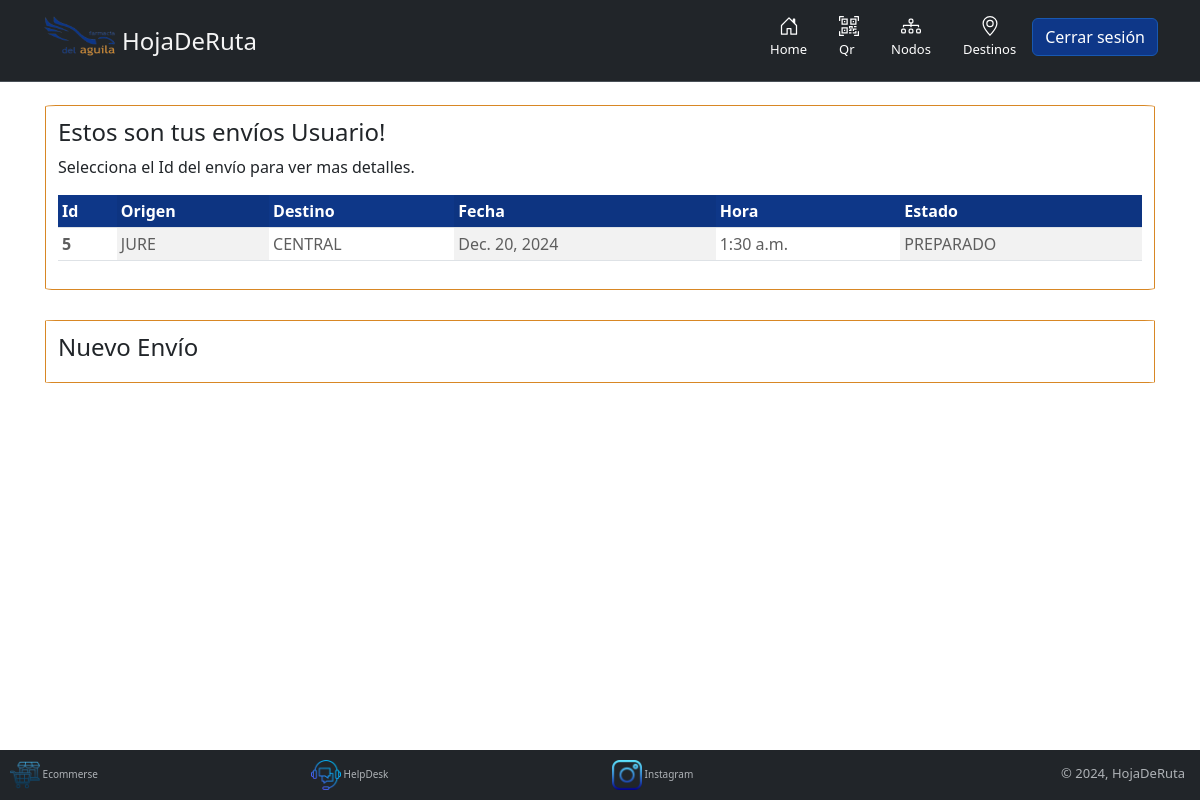
Page /mis_envios/ (signed in) on the committed database.
### hojaderuta/models.py (models this page shows, shortened)
class Envio(models.Model):
    usuario= models.ForeignKey(User, on_delete=models.SET_NULL, null= True)
    origen = models.ForeignKey(Nodo, related_name='origen', on_delete=models.SET_NULL, null= True)
    otro_origen = models.ForeignKey(Destino, related_name='otro_origen', on_delete=models.SET_NULL, null= True, blank= True)
    estado = models.ForeignKey(Estado, on_delete=models.SET_NULL, null= True,)
    destino = models.ForeignKey(Nodo, related_name= 'destino', on_delete=models.SET_NULL, null= True)
    otro_destino = models.ForeignKey(Destino, related_name='otro_destino',  on_delete= models.SET_NULL, null= True, blank= True)
    descripcion = models.TextField(max_length=1000, help_text="Ingrese una breve descripción del envío.", null= False)
    fecha = models.DateField("Fecha de Creacion", null= True, blank=True, default= datetime.today().strftime("%Y-%m-%d"))
    hora = models.TimeField("Hora de Creacion", null= True, blank=True, default= time.strftime("%H:%M:%S", time.localtime()))
    class Meta:
        ordering = ["-id"]

### nodos/models.py (models this page shows, shortened)
class Nodo(models.Model):
    nombre  = models.CharField(max_length=30)
    calle = models.CharField(max_length=30)
    numero = models.IntegerField(null= False)
    localidad = models.CharField(max_length=30)
    NumTelefonoRegex = RegexValidator(regex=r"^\+?1?\d{8,15}$")
    telefono = models.CharField(validators=[NumTelefonoRegex], max_length=16, unique=True)
    mapa = models.ImageField(upload_to="mapa/%Y/%m/%d", blank=True, null=True)
    estado = models.ForeignKey(Estado, on_delete= models.SET_NULL, null= True)
    def __str__(self):
        return self.nombre

### estados/models.py (models this page shows, shortened)
class Estado(models.Model):
    nombre= models.CharField(max_length=30, null= False)
    color= models.CharField(max_length=30, null= True, blank= True)
    def __str__(self):
        return '%s' %self.nombre

### link/models.py (models this page shows, shortened)
class Links(models.Model):
    nombre = models.CharField(max_length=100, null= False)
    url = models.URLField(max_length= 100, null= False)
    icono = models.ImageField(upload_to="iconos/%Y/%m/%d", blank=True, null=True)
    estado = models.ForeignKey(Estado, on_delete= models.SET_NULL, null= True)

### hojaderuta/views.py (the view)
# urls.py: path('mis_envios/', views.mis_envios, name= 'mis_envios'),
def mis_envios(request):
    params['preparados'] = []
    params['en_camino'] = []
    if request.user.is_authenticated:
        params['nodos'] = Perfil.objects.filter( usuario= request.user)
        for nodo in params['nodos']:
            params['preparados'].append(Envio.objects.filter(origen = nodo.nodo.id).filter(estado = preparado))
            params['en_camino'].append(Envio.objects.filter(estado = en_camino).filter(origen = nodo.nodo.id))
    return render(request, 'hojaderuta/mis_envios.html', params )

### templates/hojaderuta/mis_envios.html (shortened to what this page needs)
{% extends "layout.html" %}
{% load static %}
{% block content %}
{% if user.is_authenticated %}
    <div class="row">
        <div class="col card-pos">
            <h4>Estos son tus envíos {{ user.get_username }}!</h4>
            <p>Selecciona el Id del envío para ver mas detalles.</p>
            {% if preparados %}
                <div class="table-responsive">
                    <table class="table table-striped-columns table-sm">
                        <thead>
                            <tr>
                            <th scope="col" style="background-color: #0e3788; color: white;">Id</th>
                            <th scope="col" style="background-color: #0e3788; color: white;">Origen</th>
                            <th scope="col" style="background-color: #0e3788; color: white;">Destino</th>
                            <th scope="col" style="background-color: #0e3788; color: white;">Fecha</th>
                            <th scope="col" style="background-color: #0e3788; color: white;">Hora</th>
                            <th scope="col" style="background-color: #0e3788; color: white;">Estado</th>
                            </tr>
                        </thead>
                        <tbody>
                        {% for envios in preparados %}
                            {% for envio in envios %}
                            <tr>
                                <th style="color: rgb(94, 94, 94);" scope="row">{{ envio.id }}</th>
                                <td style="color: rgb(94, 94, 94);">{{ envio.origen }}</td>
                                <td style="color: rgb(94, 94, 94);">{{ envio.destino }}</td>
                                <td style="color: rgb(94, 94, 94);">{{ envio.fecha }}</td>
                                <td style="color: rgb(94, 94, 94);">{{ envio.hora }}</td>
                                <td style="color: rgb(94, 94, 94);">{{ envio.estado }}</td>
                            </tr>
                            {% endfor %}
                        {% endfor %}
                        </tbody>
                    </table>
                </div>
            {% else %}
                <p>No tienes pedidos PREPARADOS para enviar desde tus nodos asignados.</p>
            {% endif %}
        </div>
    </div>
    <div class="row">
        <div class="col card-pos">
            <h4>Nuevo Envío</h4>
        </div>
    </div>
{% else %}
    {% include "login-register.html" %}
{% endif %}
{% endblock %}

### templates/footer.html
<div class="row">
	{% if user.is_authenticated %}
	<div class="col-sm-12 col-md-8 col-xl-9 col-xxl-9">
		<div class="row">
		{% for link in links %}
			<div class="col	">
				<a class="text-decoration-none" href="{{ link.url }}">
					<img src="/media/{{ link.icono }}" width="30" height="30">
					<span class="text-body-secondary">{{ link.nombre }}</span>
				</a>
			</div>
		{% endfor %}
		</div>
	</div>
	{% endif %}
	<div class="col-sm-12 col-md-4 col-xl-3 col-xxl-3 text-end">
		<span class="text-body-secondary" style="padding-right: 5px; font-size: small;">&copy; 2024, HojaDeRuta</span>
	</div>
</div>

### static_dev/css/main.css (style rules this page uses)
html { min-height: 100%; position: relative; }
body { margin: 0; margin-bottom: 80px; }
a { font-size: 10px; }
.card-pos { padding: 12px; margin: 15px; border: 1px solid #d88724; border-radius: 1%; }

### rows in the picture
Envio: id "5", origen "JURE", destino "CENTRAL", fecha "Dec. 20, 2024", hora "1:30 a.m.", estado "PREPARADO"
Links: icono (picture), nombre "Ecommerse"
Links: icono (picture), nombre "HelpDesk"
Links: icono (picture), nombre "Instagram"

### other values in the picture
{{ user.get_username }} "Usuario"
